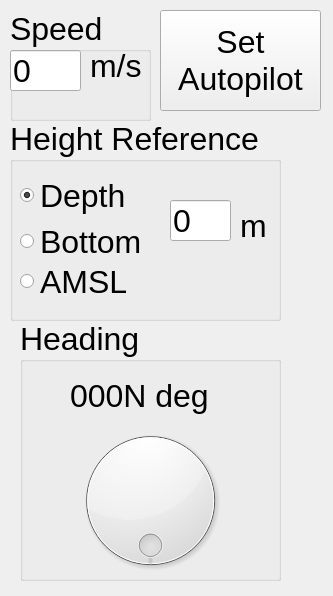
<?xml version="1.0" encoding="UTF-8"?>
<ui version="4.0">
 <class>AutopilotInterface</class>
 <widget class="QWidget" name="AutopilotInterface">
  <property name="geometry">
   <rect>
    <x>0</x>
    <y>0</y>
    <width>333</width>
    <height>596</height>
   </rect>
  </property>
  <property name="windowTitle">
   <string>AutopilotInterface</string>
  </property>
  <widget class="QGroupBox" name="HeightGroup">
   <property name="geometry">
    <rect>
     <x>10</x>
     <y>120</y>
     <width>271</width>
     <height>201</height>
    </rect>
   </property>
   <property name="font">
    <font>
     <pointsize>24</pointsize>
    </font>
   </property>
   <property name="title">
    <string>Height Reference</string>
   </property>
   <widget class="QRadioButton" name="DepthRadio">
    <property name="geometry">
     <rect>
      <x>10</x>
      <y>50</y>
      <width>151</width>
      <height>51</height>
     </rect>
    </property>
    <property name="text">
     <string>Depth</string>
    </property>
    <property name="checked">
     <bool>true</bool>
    </property>
   </widget>
   <widget class="QRadioButton" name="BottomRadio">
    <property name="geometry">
     <rect>
      <x>10</x>
      <y>110</y>
      <width>141</width>
      <height>23</height>
     </rect>
    </property>
    <property name="text">
     <string>Bottom</string>
    </property>
   </widget>
   <widget class="QRadioButton" name="AMSLRadio">
    <property name="geometry">
     <rect>
      <x>10</x>
      <y>150</y>
      <width>112</width>
      <height>23</height>
     </rect>
    </property>
    <property name="text">
     <string>AMSL</string>
    </property>
   </widget>
   <widget class="QLineEdit" name="HeightSetText">
    <property name="geometry">
     <rect>
      <x>160</x>
      <y>80</y>
      <width>61</width>
      <height>41</height>
     </rect>
    </property>
    <property name="text">
     <string>0</string>
    </property>
   </widget>
   <widget class="QLabel" name="HeightDimLabel">
    <property name="geometry">
     <rect>
      <x>230</x>
      <y>90</y>
      <width>41</width>
      <height>31</height>
     </rect>
    </property>
    <property name="text">
     <string>m</string>
    </property>
   </widget>
  </widget>
  <widget class="QGroupBox" name="HeadingGroup">
   <property name="geometry">
    <rect>
     <x>20</x>
     <y>320</y>
     <width>261</width>
     <height>261</height>
    </rect>
   </property>
   <property name="font">
    <font>
     <pointsize>24</pointsize>
    </font>
   </property>
   <property name="title">
    <string>Heading</string>
   </property>
   <widget class="QDial" name="HeadingDial">
    <property name="geometry">
     <rect>
      <x>30</x>
      <y>100</y>
      <width>201</width>
      <height>161</height>
     </rect>
    </property>
    <property name="maximum">
     <number>359</number>
    </property>
    <property name="orientation">
     <enum>Qt::Vertical</enum>
    </property>
    <property name="invertedAppearance">
     <bool>false</bool>
    </property>
    <property name="invertedControls">
     <bool>false</bool>
    </property>
    <property name="wrapping">
     <bool>true</bool>
    </property>
    <property name="notchTarget">
     <double>0.002777000000000</double>
    </property>
    <property name="notchesVisible">
     <bool>false</bool>
    </property>
   </widget>
   <widget class="QLabel" name="HeadingLabel">
    <property name="geometry">
     <rect>
      <x>50</x>
      <y>40</y>
      <width>161</width>
      <height>71</height>
     </rect>
    </property>
    <property name="text">
     <string>000N deg</string>
    </property>
   </widget>
  </widget>
  <widget class="QGroupBox" name="SpeedGroup">
   <property name="geometry">
    <rect>
     <x>10</x>
     <y>10</y>
     <width>141</width>
     <height>111</height>
    </rect>
   </property>
   <property name="font">
    <font>
     <pointsize>24</pointsize>
    </font>
   </property>
   <property name="title">
    <string>Speed</string>
   </property>
   <widget class="QLineEdit" name="SpeedSetText">
    <property name="geometry">
     <rect>
      <x>0</x>
      <y>40</y>
      <width>71</width>
      <height>41</height>
     </rect>
    </property>
    <property name="text">
     <string>0</string>
    </property>
   </widget>
   <widget class="QLabel" name="SpeedDimLabel">
    <property name="geometry">
     <rect>
      <x>80</x>
      <y>30</y>
      <width>71</width>
      <height>51</height>
     </rect>
    </property>
    <property name="text">
     <string>m/s</string>
    </property>
   </widget>
  </widget>
  <widget class="QPushButton" name="SetAutopilotButton">
   <property name="geometry">
    <rect>
     <x>160</x>
     <y>10</y>
     <width>161</width>
     <height>101</height>
    </rect>
   </property>
   <property name="font">
    <font>
     <pointsize>24</pointsize>
    </font>
   </property>
   <property name="text">
    <string>Set
Autopilot</string>
   </property>
  </widget>
 </widget>
 <resources/>
 <connections/>
</ui>
